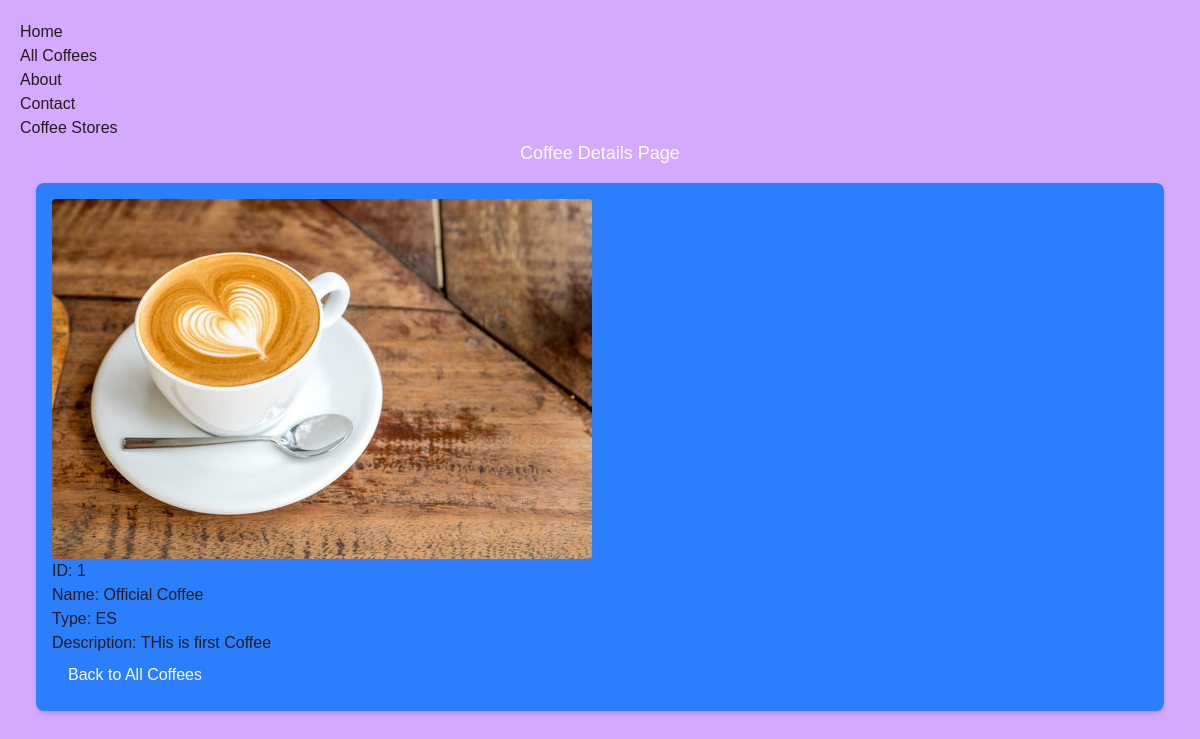
Screenshot of /coffee/1/ with the database file from the repository.
### coffee/models.py (models this page shows, shortened)
class CoffeeVariety(models.Model):
    COFFEE_TYPE_CHOICES = [
        ('ES', 'Espresso'),
        ('AM', 'Americano'),
        ('LA', 'Latte'),
        ('CA', 'Cappuccino'),
        ('MO', 'Mocha'),
        ('FL', 'Flat White'),
    ]
    name = models.CharField(max_length=100)
    image = models.ImageField(upload_to='coffee_images/', blank=True, null=True)
    description = models.TextField()
    type = models.CharField(max_length=50, choices=COFFEE_TYPE_CHOICES)
    date_added = models.DateTimeField(default=timezone.now)
    created_at = models.DateTimeField(auto_now_add=True)
    updated_at = models.DateTimeField(auto_now=True)
    price = models.DecimalField(max_digits=10, decimal_places=2, default=0.00)

### coffee/views.py (the view)
# urls.py: path('<int:coffee_id>/', views.coffee_detail, name='coffee_detail'),
def coffee_detail(request, coffee_id):
    coffee = get_object_or_404(CoffeeVariety, id=coffee_id)
    return render(request, 'coffee/coffee_detail.html', {'coffee': coffee})

### coffee/templates/coffee/coffee_detail.html (shortened to what this page needs)
{% extends 'layout.html' %}
{% block content %}
  <h1>Coffee Details Page</h1>
  <div class="bg-blue-500 rounded-lg shadow-md p-4 m-4 ">
    <img class="rounded" src="{{ coffee.image.url }}" alt="{{ coffee.name }}">
    <p class="rounded">ID: {{ coffee.id }}</p>
    <h2 class="rounded">Name: {{ coffee.name }}</h2>
    <h2 class="rounded">Type: {{ coffee.type }}</h2>
    <p>Description: {{ coffee.description }}</p>
    <a href="{% url 'all_coffee' %}" class="text-blue-500 hover:underline">
      <button type="button" class="bg-blue-500 text-white px-4 py-2 rounded hover:bg-blue-600">
        Back to All Coffees
      </button>
    </a>
{% endblock %}

### static/style.css (style rules this page uses)
body { background-color: #d3aaff; color: rgb(37, 27, 27); text-emphasis-color: #408188; font-family: Arial, sans-serif; margin: 0; padding: 20px; }
h1 { color: #ffffff; text-align: center; font-size: large; }

### rows the page displays
CoffeeVariety: image (picture), id "1", name "Official Coffee", type "ES", description "THis is first Coffee"
